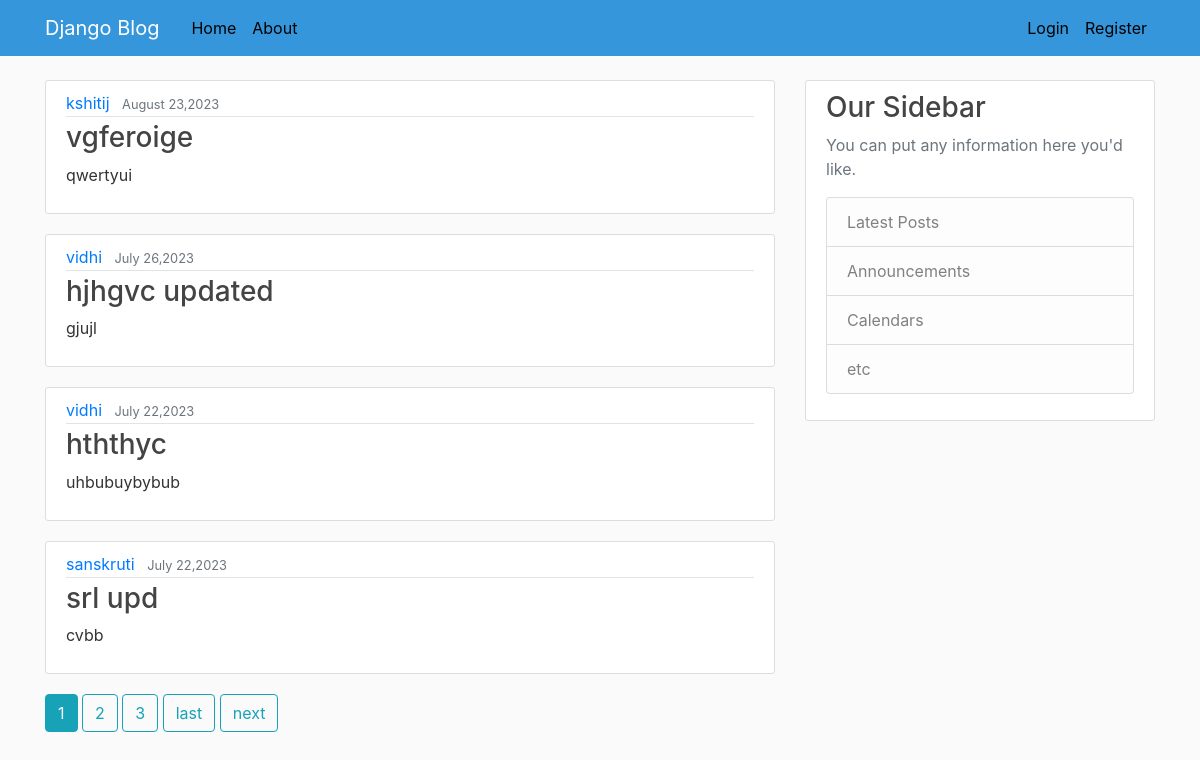
The page / on the database its author committed.
### blog/models.py (models this page shows, shortened)
class Post(models.Model):
    title=models.CharField(max_length=100)
    content=models.TextField()
    date_posted=models.DateTimeField(default=timezone.now)
    author=models.ForeignKey(User,on_delete=models.CASCADE)

### blog/views.py (the view)
# urls.py: path('',postlistview.as_view(),name='blog-home'),
class postlistview(ListView):
    model=Post
    template_name='blog/home.html'
    context_object_name='posts'
    ordering=['-date_posted']
    paginate_by=4

### blog/templates/blog/home.html (shortened to what this page needs)
{% extends "blog/base.html" %}
{%block content%}
    {% for post in posts %}
        <article class="media content-section">
          <div class="media-body">
            <div class="article-metadata">
              <a class="mr-2" href="{%url 'user-posts' post.author.username%}">{{ post.author }}</a>
              <small class="text-muted">{{ post.date_posted|date:"F d,Y" }}</small>
            </div>
            <h3><a class="article-title" href="{%url 'post-detail' post.id%}">{{ post.title }}</a></h3>
            <p class="article-content">{{ post.content }}</p>
          </div>
        </article>
    {% endfor %}
  {% if is_paginated %}
        {% for num in page_obj.paginator.page_range %}
            {% if num == page_obj.number %}
              <a class="btn btn-info mb-4" href="?page={{num}}">{{num}}</a>
            {% elif num > page_obj.number|add:'-3' and page_obj.number|add:'3' > num %}
            <a class="btn btn-outline-info mb-4" href="?page={{num}}">{{num}}</a>
            {% endif %}
        {% endfor %}
        {% if page_obj.has_next %}
            <a class="btn btn-outline-info mb-4" href="?page={{page_obj.paginator.num}}">last</a>
            <a class="btn btn-outline-info mb-4" href="?page={{page_obj.next_page_number}}">next</a>
        {% endif %}
  {% endif %}
{% endblock content%}

### blog/static/blog/main.css (style rules this page uses)
body { background: #fafafa; color: #333333; margin-top: 5rem; }
h1, h2, h3, h4, h5, h6 { color: #444444; }
.content-section { background: #ffffff; padding: 10px 20px; border: 1px solid #dddddd; border-radius: 3px; margin-bottom: 20px; }
.article-title { color: #444444; }
.article-content { white-space: pre-line; }
.article-metadata { padding-bottom: 1px; margin-bottom: 4px; border-bottom: 1px solid #e3e3e3 }

### rows shown on the page
Post: author "kshitij", date_posted "August 23,2023", title "vgferoige", content "qwertyui"
Post: author "vidhi", date_posted "July 26,2023", title "hjhgvc updated", content "gjujl"
Post: author "vidhi", date_posted "July 22,2023", title "hththyc", content "uhbubuybybub"
Post: author "sanskruti", date_posted "July 22,2023", title "srl upd", content "cvbb"

### other values the page prints
{{ num }} "1"
{{ num }} "2" "3"
